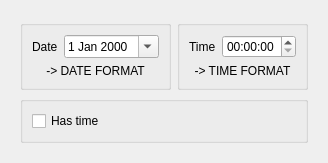
<?xml version="1.0" encoding="UTF-8"?>
<ui version="4.0">
 <class>DateTime</class>
 <widget class="QWidget" name="DateTime">
  <property name="geometry">
   <rect>
    <x>0</x>
    <y>0</y>
    <width>320</width>
    <height>147</height>
   </rect>
  </property>
  <property name="windowTitle">
   <string/>
  </property>
  <property name="windowIcon">
   <iconset resource="CustomTimeCtrl.qrc">
    <normaloff>:/agenda.png</normaloff>:/agenda.png</iconset>
  </property>
  <property name="statusTip">
   <string>Date Time Input</string>
  </property>
  <property name="whatsThis">
   <string>Widget to Input DateTime</string>
  </property>
  <layout class="QGridLayout" name="gridLayout_4">
   <item row="0" column="0">
    <widget class="QFrame" name="frame">
     <property name="sizePolicy">
      <sizepolicy hsizetype="Expanding" vsizetype="Minimum">
       <horstretch>0</horstretch>
       <verstretch>0</verstretch>
      </sizepolicy>
     </property>
     <property name="styleSheet">
      <string notr="true"/>
     </property>
     <property name="frameShape">
      <enum>QFrame::NoFrame</enum>
     </property>
     <property name="frameShadow">
      <enum>QFrame::Raised</enum>
     </property>
     <layout class="QGridLayout" name="gridLayout_3">
      <item row="0" column="0">
       <layout class="QVBoxLayout" name="verticalLayout">
        <item>
         <layout class="QHBoxLayout" name="horizontalLayout_2">
          <item>
           <widget class="QGroupBox" name="groupDate">
            <property name="sizePolicy">
             <sizepolicy hsizetype="Preferred" vsizetype="Minimum">
              <horstretch>0</horstretch>
              <verstretch>0</verstretch>
             </sizepolicy>
            </property>
            <property name="toolTip">
             <string>Input the date here</string>
            </property>
            <property name="statusTip">
             <string>Input date</string>
            </property>
            <property name="whatsThis">
             <string>Widget to input date</string>
            </property>
            <property name="title">
             <string/>
            </property>
            <property name="flat">
             <bool>true</bool>
            </property>
            <layout class="QGridLayout" name="gridLayout">
             <item row="0" column="0">
              <widget class="QLabel" name="lbDate">
               <property name="text">
                <string>Date</string>
               </property>
               <property name="buddy">
                <cstring>dateEdit</cstring>
               </property>
              </widget>
             </item>
             <item row="0" column="1">
              <widget class="QDateEdit" name="dateEdit">
               <property name="sizePolicy">
                <sizepolicy hsizetype="Expanding" vsizetype="Fixed">
                 <horstretch>0</horstretch>
                 <verstretch>0</verstretch>
                </sizepolicy>
               </property>
               <property name="calendarPopup">
                <bool>true</bool>
               </property>
              </widget>
             </item>
             <item row="1" column="0" colspan="2">
              <widget class="QLabel" name="lbDateFormat">
               <property name="sizePolicy">
                <sizepolicy hsizetype="Preferred" vsizetype="Fixed">
                 <horstretch>0</horstretch>
                 <verstretch>0</verstretch>
                </sizepolicy>
               </property>
               <property name="text">
                <string>-&gt; DATE FORMAT</string>
               </property>
               <property name="alignment">
                <set>Qt::AlignCenter</set>
               </property>
              </widget>
             </item>
            </layout>
           </widget>
          </item>
          <item>
           <widget class="QGroupBox" name="groupTime">
            <property name="sizePolicy">
             <sizepolicy hsizetype="Preferred" vsizetype="Minimum">
              <horstretch>0</horstretch>
              <verstretch>0</verstretch>
             </sizepolicy>
            </property>
            <property name="toolTip">
             <string>Input the time here</string>
            </property>
            <property name="statusTip">
             <string>Input time</string>
            </property>
            <property name="whatsThis">
             <string>Widget to input time</string>
            </property>
            <property name="title">
             <string/>
            </property>
            <property name="flat">
             <bool>true</bool>
            </property>
            <layout class="QGridLayout" name="gridLayout_2">
             <item row="0" column="0">
              <widget class="QLabel" name="lbTime">
               <property name="text">
                <string>Time</string>
               </property>
               <property name="buddy">
                <cstring>timeEdit</cstring>
               </property>
              </widget>
             </item>
             <item row="0" column="1">
              <widget class="QTimeEdit" name="timeEdit">
               <property name="sizePolicy">
                <sizepolicy hsizetype="Expanding" vsizetype="Fixed">
                 <horstretch>0</horstretch>
                 <verstretch>0</verstretch>
                </sizepolicy>
               </property>
               <property name="calendarPopup">
                <bool>false</bool>
               </property>
              </widget>
             </item>
             <item row="1" column="0" colspan="2">
              <widget class="QLabel" name="lbTimeFormat">
               <property name="sizePolicy">
                <sizepolicy hsizetype="Preferred" vsizetype="Fixed">
                 <horstretch>0</horstretch>
                 <verstretch>0</verstretch>
                </sizepolicy>
               </property>
               <property name="text">
                <string>-&gt; TIME FORMAT</string>
               </property>
               <property name="alignment">
                <set>Qt::AlignCenter</set>
               </property>
              </widget>
             </item>
            </layout>
           </widget>
          </item>
         </layout>
        </item>
        <item>
         <widget class="QGroupBox" name="groupHasTime">
          <property name="sizePolicy">
           <sizepolicy hsizetype="Preferred" vsizetype="Fixed">
            <horstretch>0</horstretch>
            <verstretch>0</verstretch>
           </sizepolicy>
          </property>
          <property name="title">
           <string/>
          </property>
          <property name="flat">
           <bool>true</bool>
          </property>
          <layout class="QHBoxLayout" name="horizontalLayout">
           <item>
            <widget class="QCheckBox" name="checkTime">
             <property name="sizePolicy">
              <sizepolicy hsizetype="Expanding" vsizetype="Fixed">
               <horstretch>0</horstretch>
               <verstretch>0</verstretch>
              </sizepolicy>
             </property>
             <property name="text">
              <string>Has time</string>
             </property>
            </widget>
           </item>
          </layout>
         </widget>
        </item>
       </layout>
      </item>
     </layout>
    </widget>
   </item>
  </layout>
 </widget>
 <resources>
  <include location="CustomTimeCtrl.qrc"/>
 </resources>
 <connections>
  <connection>
   <sender>checkTime</sender>
   <signal>clicked(bool)</signal>
   <receiver>DateTime</receiver>
   <slot>setHasTime(bool)</slot>
   <hints>
    <hint type="sourcelabel">
     <x>156</x>
     <y>98</y>
    </hint>
    <hint type="destinationlabel">
     <x>159</x>
     <y>72</y>
    </hint>
   </hints>
  </connection>
  <connection>
   <sender>DateTime</sender>
   <signal>isAuto(bool)</signal>
   <receiver>dateEdit</receiver>
   <slot>setDisabled(bool)</slot>
   <hints>
    <hint type="sourcelabel">
     <x>159</x>
     <y>72</y>
    </hint>
    <hint type="destinationlabel">
     <x>103</x>
     <y>40</y>
    </hint>
   </hints>
  </connection>
  <connection>
   <sender>DateTime</sender>
   <signal>isAuto(bool)</signal>
   <receiver>timeEdit</receiver>
   <slot>setDisabled(bool)</slot>
   <hints>
    <hint type="sourcelabel">
     <x>159</x>
     <y>72</y>
    </hint>
    <hint type="destinationlabel">
     <x>240</x>
     <y>40</y>
    </hint>
   </hints>
  </connection>
 </connections>
 <slots>
  <signal>isAuto(bool)</signal>
  <signal>isDateTime(bool)</signal>
  <slot>setHasTime(bool)</slot>
 </slots>
</ui>
